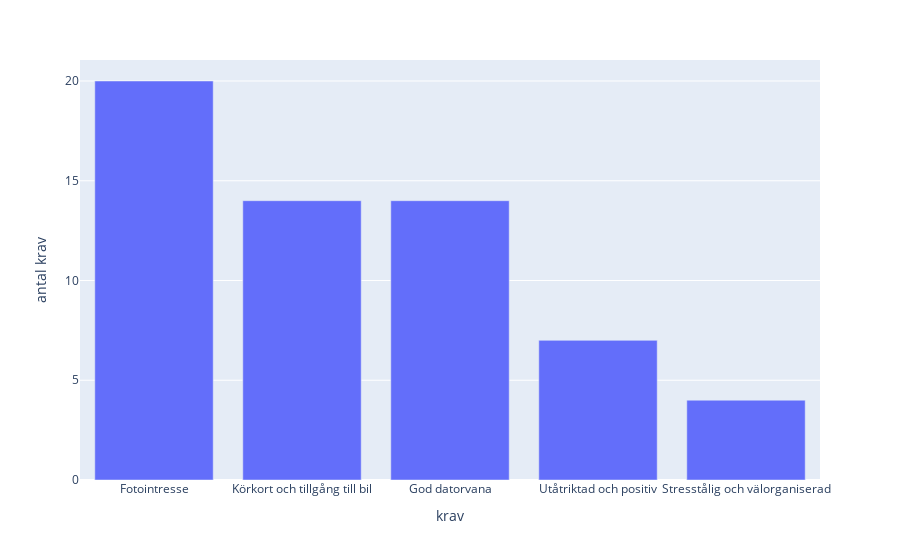

Source (notebook cell):
### Code cell
import plotly.express as px
# px.pie(df, names=["krav", "meriterande"], values=["antal krav", "antal meriterande"])
px.bar(df, x="krav", y="antal krav")

### Figure 1 — Plotly figure (JSON) as saved in the notebook; plotly's stock layout.template omitted (floating-point values rounded to 4 significant figures)
{"data": [{"hovertemplate": "krav=%{x}<br>antal krav=%{y}<extra></extra>", "legendgroup": "", "marker": {"color": "#636efa", "pattern": {"shape": ""}}, "name": "", "orientation": "v", "showlegend": false, "textposition": "auto", "type": "bar", "x": ["Fotointresse", "Körkort och tillgång till bil", "God datorvana", "Utåtriktad och positiv", "Stresstålig och välorganiserad"], "xaxis": "x", "y": [20, 14, 14, 7, 4], "yaxis": "y"}], "layout": {"barmode": "relative", "legend": {"tracegroupgap": 0}, "margin": {"t": 60}, "xaxis": {"anchor": "y", "domain": [0, 1], "title": {"text": "krav"}}, "yaxis": {"anchor": "x", "domain": [0, 1], "title": {"text": "antal krav"}}}}
